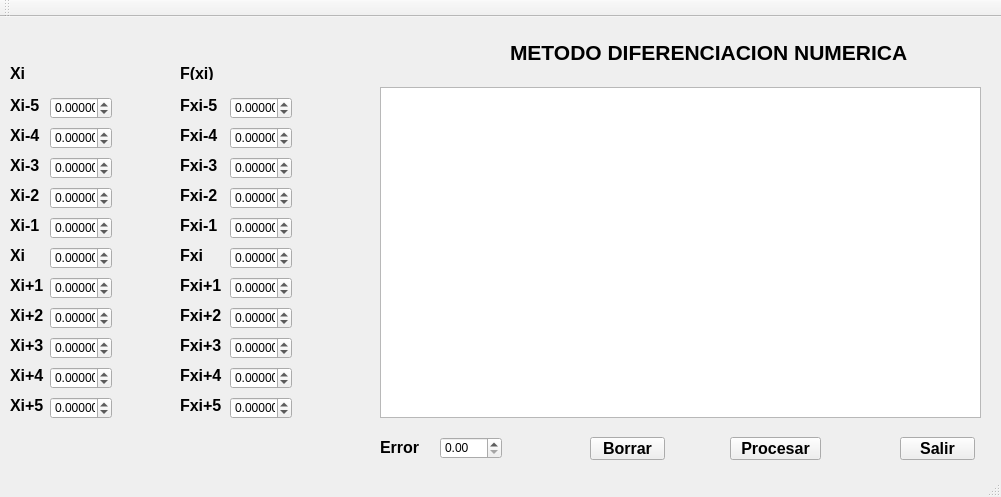
<?xml version="1.0" encoding="UTF-8"?>
<ui version="4.0">
 <class>derivacion</class>
 <widget class="QMainWindow" name="derivacion">
  <property name="geometry">
   <rect>
    <x>0</x>
    <y>0</y>
    <width>1001</width>
    <height>497</height>
   </rect>
  </property>
  <property name="windowTitle">
   <string>derivacion</string>
  </property>
  <widget class="QWidget" name="centralWidget">
   <widget class="QLabel" name="label_26">
    <property name="geometry">
     <rect>
      <x>10</x>
      <y>80</y>
      <width>47</width>
      <height>16</height>
     </rect>
    </property>
    <property name="font">
     <font>
      <pointsize>12</pointsize>
      <weight>75</weight>
      <bold>true</bold>
     </font>
    </property>
    <property name="text">
     <string>Xi-5</string>
    </property>
   </widget>
   <widget class="QDoubleSpinBox" name="X_2">
    <property name="geometry">
     <rect>
      <x>50</x>
      <y>170</y>
      <width>62</width>
      <height>22</height>
     </rect>
    </property>
    <property name="cursor">
     <cursorShape>IBeamCursor</cursorShape>
    </property>
    <property name="decimals">
     <number>5</number>
    </property>
    <property name="minimum">
     <double>-99.989999999999995</double>
    </property>
   </widget>
   <widget class="QLabel" name="label_10">
    <property name="geometry">
     <rect>
      <x>10</x>
      <y>260</y>
      <width>47</width>
      <height>16</height>
     </rect>
    </property>
    <property name="font">
     <font>
      <pointsize>12</pointsize>
      <weight>75</weight>
      <bold>true</bold>
     </font>
    </property>
    <property name="text">
     <string>Xi+1</string>
    </property>
   </widget>
   <widget class="QLabel" name="label_7">
    <property name="geometry">
     <rect>
      <x>10</x>
      <y>170</y>
      <width>47</width>
      <height>16</height>
     </rect>
    </property>
    <property name="font">
     <font>
      <pointsize>12</pointsize>
      <weight>75</weight>
      <bold>true</bold>
     </font>
    </property>
    <property name="text">
     <string>Xi-2</string>
    </property>
   </widget>
   <widget class="QDoubleSpinBox" name="F5">
    <property name="geometry">
     <rect>
      <x>230</x>
      <y>380</y>
      <width>62</width>
      <height>22</height>
     </rect>
    </property>
    <property name="cursor">
     <cursorShape>IBeamCursor</cursorShape>
    </property>
    <property name="decimals">
     <number>5</number>
    </property>
    <property name="minimum">
     <double>-99.989999999999995</double>
    </property>
   </widget>
   <widget class="QLabel" name="label_5">
    <property name="geometry">
     <rect>
      <x>10</x>
      <y>230</y>
      <width>47</width>
      <height>16</height>
     </rect>
    </property>
    <property name="font">
     <font>
      <pointsize>12</pointsize>
      <weight>75</weight>
      <bold>true</bold>
     </font>
    </property>
    <property name="text">
     <string>Xi</string>
    </property>
   </widget>
   <widget class="QLabel" name="label_24">
    <property name="geometry">
     <rect>
      <x>10</x>
      <y>380</y>
      <width>47</width>
      <height>16</height>
     </rect>
    </property>
    <property name="font">
     <font>
      <pointsize>12</pointsize>
      <weight>75</weight>
      <bold>true</bold>
     </font>
    </property>
    <property name="text">
     <string>Xi+5</string>
    </property>
   </widget>
   <widget class="QLabel" name="label_8">
    <property name="geometry">
     <rect>
      <x>10</x>
      <y>140</y>
      <width>47</width>
      <height>16</height>
     </rect>
    </property>
    <property name="font">
     <font>
      <pointsize>12</pointsize>
      <weight>75</weight>
      <bold>true</bold>
     </font>
    </property>
    <property name="text">
     <string>Xi-3</string>
    </property>
   </widget>
   <widget class="QTextEdit" name="texto">
    <property name="geometry">
     <rect>
      <x>380</x>
      <y>70</y>
      <width>601</width>
      <height>331</height>
     </rect>
    </property>
    <property name="font">
     <font>
      <pointsize>12</pointsize>
      <weight>75</weight>
      <bold>true</bold>
     </font>
    </property>
   </widget>
   <widget class="QPushButton" name="borrar">
    <property name="geometry">
     <rect>
      <x>590</x>
      <y>420</y>
      <width>75</width>
      <height>23</height>
     </rect>
    </property>
    <property name="font">
     <font>
      <pointsize>12</pointsize>
      <weight>75</weight>
      <bold>true</bold>
     </font>
    </property>
    <property name="text">
     <string>Borrar</string>
    </property>
   </widget>
   <widget class="QLabel" name="label">
    <property name="geometry">
     <rect>
      <x>10</x>
      <y>50</y>
      <width>47</width>
      <height>13</height>
     </rect>
    </property>
    <property name="font">
     <font>
      <pointsize>12</pointsize>
      <weight>75</weight>
      <bold>true</bold>
     </font>
    </property>
    <property name="text">
     <string>Xi</string>
    </property>
   </widget>
   <widget class="QDoubleSpinBox" name="F_3">
    <property name="geometry">
     <rect>
      <x>230</x>
      <y>140</y>
      <width>62</width>
      <height>22</height>
     </rect>
    </property>
    <property name="cursor">
     <cursorShape>IBeamCursor</cursorShape>
    </property>
    <property name="decimals">
     <number>5</number>
    </property>
    <property name="minimum">
     <double>-99.989999999999995</double>
    </property>
   </widget>
   <widget class="QLabel" name="label_21">
    <property name="geometry">
     <rect>
      <x>180</x>
      <y>230</y>
      <width>47</width>
      <height>16</height>
     </rect>
    </property>
    <property name="font">
     <font>
      <pointsize>12</pointsize>
      <weight>75</weight>
      <bold>true</bold>
     </font>
    </property>
    <property name="text">
     <string>Fxi</string>
    </property>
   </widget>
   <widget class="QPushButton" name="salir">
    <property name="geometry">
     <rect>
      <x>900</x>
      <y>420</y>
      <width>75</width>
      <height>23</height>
     </rect>
    </property>
    <property name="font">
     <font>
      <pointsize>12</pointsize>
      <weight>75</weight>
      <bold>true</bold>
     </font>
    </property>
    <property name="text">
     <string>Salir</string>
    </property>
   </widget>
   <widget class="QDoubleSpinBox" name="F3">
    <property name="geometry">
     <rect>
      <x>230</x>
      <y>320</y>
      <width>62</width>
      <height>22</height>
     </rect>
    </property>
    <property name="cursor">
     <cursorShape>IBeamCursor</cursorShape>
    </property>
    <property name="decimals">
     <number>5</number>
    </property>
    <property name="minimum">
     <double>-99.989999999999995</double>
    </property>
   </widget>
   <widget class="QDoubleSpinBox" name="X1">
    <property name="geometry">
     <rect>
      <x>50</x>
      <y>260</y>
      <width>62</width>
      <height>22</height>
     </rect>
    </property>
    <property name="cursor">
     <cursorShape>IBeamCursor</cursorShape>
    </property>
    <property name="decimals">
     <number>5</number>
    </property>
    <property name="minimum">
     <double>-99.989999999999995</double>
    </property>
   </widget>
   <widget class="QDoubleSpinBox" name="h">
    <property name="geometry">
     <rect>
      <x>440</x>
      <y>420</y>
      <width>62</width>
      <height>22</height>
     </rect>
    </property>
   </widget>
   <widget class="QLabel" name="label_16">
    <property name="geometry">
     <rect>
      <x>180</x>
      <y>140</y>
      <width>47</width>
      <height>16</height>
     </rect>
    </property>
    <property name="font">
     <font>
      <pointsize>12</pointsize>
      <weight>75</weight>
      <bold>true</bold>
     </font>
    </property>
    <property name="text">
     <string>Fxi-3</string>
    </property>
   </widget>
   <widget class="QDoubleSpinBox" name="F_2">
    <property name="geometry">
     <rect>
      <x>230</x>
      <y>170</y>
      <width>62</width>
      <height>22</height>
     </rect>
    </property>
    <property name="cursor">
     <cursorShape>IBeamCursor</cursorShape>
    </property>
    <property name="decimals">
     <number>5</number>
    </property>
    <property name="minimum">
     <double>-99.989999999999995</double>
    </property>
   </widget>
   <widget class="QDoubleSpinBox" name="FI">
    <property name="geometry">
     <rect>
      <x>230</x>
      <y>230</y>
      <width>62</width>
      <height>22</height>
     </rect>
    </property>
    <property name="cursor">
     <cursorShape>IBeamCursor</cursorShape>
    </property>
    <property name="decimals">
     <number>5</number>
    </property>
    <property name="minimum">
     <double>-99.989999999999995</double>
    </property>
   </widget>
   <widget class="QLabel" name="label_25">
    <property name="geometry">
     <rect>
      <x>180</x>
      <y>80</y>
      <width>47</width>
      <height>16</height>
     </rect>
    </property>
    <property name="font">
     <font>
      <pointsize>12</pointsize>
      <weight>75</weight>
      <bold>true</bold>
     </font>
    </property>
    <property name="text">
     <string>Fxi-5</string>
    </property>
   </widget>
   <widget class="QLabel" name="label_11">
    <property name="geometry">
     <rect>
      <x>10</x>
      <y>290</y>
      <width>47</width>
      <height>16</height>
     </rect>
    </property>
    <property name="font">
     <font>
      <pointsize>12</pointsize>
      <weight>75</weight>
      <bold>true</bold>
     </font>
    </property>
    <property name="text">
     <string>Xi+2</string>
    </property>
   </widget>
   <widget class="QLabel" name="label_13">
    <property name="geometry">
     <rect>
      <x>10</x>
      <y>350</y>
      <width>47</width>
      <height>16</height>
     </rect>
    </property>
    <property name="font">
     <font>
      <pointsize>12</pointsize>
      <weight>75</weight>
      <bold>true</bold>
     </font>
    </property>
    <property name="text">
     <string>Xi+4</string>
    </property>
   </widget>
   <widget class="QLabel" name="label_2">
    <property name="geometry">
     <rect>
      <x>180</x>
      <y>50</y>
      <width>47</width>
      <height>13</height>
     </rect>
    </property>
    <property name="font">
     <font>
      <pointsize>12</pointsize>
      <weight>75</weight>
      <bold>true</bold>
     </font>
    </property>
    <property name="text">
     <string>F(xi)</string>
    </property>
   </widget>
   <widget class="QDoubleSpinBox" name="X4">
    <property name="geometry">
     <rect>
      <x>50</x>
      <y>350</y>
      <width>62</width>
      <height>22</height>
     </rect>
    </property>
    <property name="cursor">
     <cursorShape>IBeamCursor</cursorShape>
    </property>
    <property name="decimals">
     <number>5</number>
    </property>
    <property name="minimum">
     <double>-99.989999999999995</double>
    </property>
   </widget>
   <widget class="QDoubleSpinBox" name="X_3">
    <property name="geometry">
     <rect>
      <x>50</x>
      <y>140</y>
      <width>62</width>
      <height>22</height>
     </rect>
    </property>
    <property name="cursor">
     <cursorShape>IBeamCursor</cursorShape>
    </property>
    <property name="decimals">
     <number>5</number>
    </property>
    <property name="minimum">
     <double>-99.989999999999995</double>
    </property>
   </widget>
   <widget class="QDoubleSpinBox" name="X5">
    <property name="geometry">
     <rect>
      <x>50</x>
      <y>380</y>
      <width>62</width>
      <height>22</height>
     </rect>
    </property>
    <property name="cursor">
     <cursorShape>IBeamCursor</cursorShape>
    </property>
    <property name="decimals">
     <number>5</number>
    </property>
    <property name="minimum">
     <double>-99.989999999999995</double>
    </property>
   </widget>
   <widget class="QLabel" name="label_19">
    <property name="geometry">
     <rect>
      <x>180</x>
      <y>320</y>
      <width>47</width>
      <height>16</height>
     </rect>
    </property>
    <property name="font">
     <font>
      <pointsize>12</pointsize>
      <weight>75</weight>
      <bold>true</bold>
     </font>
    </property>
    <property name="text">
     <string>Fxi+3</string>
    </property>
   </widget>
   <widget class="QDoubleSpinBox" name="X_1">
    <property name="geometry">
     <rect>
      <x>50</x>
      <y>200</y>
      <width>62</width>
      <height>22</height>
     </rect>
    </property>
    <property name="cursor">
     <cursorShape>IBeamCursor</cursorShape>
    </property>
    <property name="decimals">
     <number>5</number>
    </property>
    <property name="minimum">
     <double>-99.989999999999995</double>
    </property>
   </widget>
   <widget class="QLabel" name="label_17">
    <property name="geometry">
     <rect>
      <x>180</x>
      <y>260</y>
      <width>47</width>
      <height>16</height>
     </rect>
    </property>
    <property name="font">
     <font>
      <pointsize>12</pointsize>
      <weight>75</weight>
      <bold>true</bold>
     </font>
    </property>
    <property name="text">
     <string>Fxi+1</string>
    </property>
   </widget>
   <widget class="QLabel" name="label_3">
    <property name="geometry">
     <rect>
      <x>380</x>
      <y>420</y>
      <width>41</width>
      <height>21</height>
     </rect>
    </property>
    <property name="font">
     <font>
      <pointsize>12</pointsize>
      <weight>75</weight>
      <bold>true</bold>
     </font>
    </property>
    <property name="text">
     <string>Error</string>
    </property>
   </widget>
   <widget class="QLabel" name="label_14">
    <property name="geometry">
     <rect>
      <x>180</x>
      <y>200</y>
      <width>47</width>
      <height>16</height>
     </rect>
    </property>
    <property name="font">
     <font>
      <pointsize>12</pointsize>
      <weight>75</weight>
      <bold>true</bold>
     </font>
    </property>
    <property name="text">
     <string>Fxi-1</string>
    </property>
   </widget>
   <widget class="QLabel" name="label_12">
    <property name="geometry">
     <rect>
      <x>10</x>
      <y>320</y>
      <width>47</width>
      <height>16</height>
     </rect>
    </property>
    <property name="font">
     <font>
      <pointsize>12</pointsize>
      <weight>75</weight>
      <bold>true</bold>
     </font>
    </property>
    <property name="text">
     <string>Xi+3</string>
    </property>
   </widget>
   <widget class="QLabel" name="label_18">
    <property name="geometry">
     <rect>
      <x>180</x>
      <y>170</y>
      <width>47</width>
      <height>16</height>
     </rect>
    </property>
    <property name="font">
     <font>
      <pointsize>12</pointsize>
      <weight>75</weight>
      <bold>true</bold>
     </font>
    </property>
    <property name="text">
     <string>Fxi-2</string>
    </property>
   </widget>
   <widget class="QDoubleSpinBox" name="F4">
    <property name="geometry">
     <rect>
      <x>230</x>
      <y>350</y>
      <width>62</width>
      <height>22</height>
     </rect>
    </property>
    <property name="cursor">
     <cursorShape>IBeamCursor</cursorShape>
    </property>
    <property name="decimals">
     <number>5</number>
    </property>
    <property name="minimum">
     <double>-99.989999999999995</double>
    </property>
   </widget>
   <widget class="QDoubleSpinBox" name="X2">
    <property name="geometry">
     <rect>
      <x>50</x>
      <y>290</y>
      <width>62</width>
      <height>22</height>
     </rect>
    </property>
    <property name="cursor">
     <cursorShape>IBeamCursor</cursorShape>
    </property>
    <property name="decimals">
     <number>5</number>
    </property>
    <property name="minimum">
     <double>-99.989999999999995</double>
    </property>
   </widget>
   <widget class="QDoubleSpinBox" name="F_1">
    <property name="geometry">
     <rect>
      <x>230</x>
      <y>200</y>
      <width>62</width>
      <height>22</height>
     </rect>
    </property>
    <property name="cursor">
     <cursorShape>IBeamCursor</cursorShape>
    </property>
    <property name="decimals">
     <number>5</number>
    </property>
    <property name="minimum">
     <double>-99.989999999999995</double>
    </property>
   </widget>
   <widget class="QPushButton" name="metodo">
    <property name="geometry">
     <rect>
      <x>730</x>
      <y>420</y>
      <width>91</width>
      <height>23</height>
     </rect>
    </property>
    <property name="font">
     <font>
      <pointsize>12</pointsize>
      <weight>75</weight>
      <bold>true</bold>
     </font>
    </property>
    <property name="text">
     <string>Procesar</string>
    </property>
   </widget>
   <widget class="QDoubleSpinBox" name="F1">
    <property name="geometry">
     <rect>
      <x>230</x>
      <y>260</y>
      <width>62</width>
      <height>22</height>
     </rect>
    </property>
    <property name="cursor">
     <cursorShape>IBeamCursor</cursorShape>
    </property>
    <property name="decimals">
     <number>5</number>
    </property>
    <property name="minimum">
     <double>-99.989999999999995</double>
    </property>
   </widget>
   <widget class="QDoubleSpinBox" name="X3">
    <property name="geometry">
     <rect>
      <x>50</x>
      <y>320</y>
      <width>62</width>
      <height>22</height>
     </rect>
    </property>
    <property name="cursor">
     <cursorShape>IBeamCursor</cursorShape>
    </property>
    <property name="decimals">
     <number>5</number>
    </property>
    <property name="minimum">
     <double>-99.989999999999995</double>
    </property>
   </widget>
   <widget class="QDoubleSpinBox" name="F_4">
    <property name="geometry">
     <rect>
      <x>230</x>
      <y>110</y>
      <width>62</width>
      <height>22</height>
     </rect>
    </property>
    <property name="cursor">
     <cursorShape>IBeamCursor</cursorShape>
    </property>
    <property name="decimals">
     <number>5</number>
    </property>
    <property name="minimum">
     <double>-99.989999999999995</double>
    </property>
   </widget>
   <widget class="QLabel" name="label_23">
    <property name="geometry">
     <rect>
      <x>180</x>
      <y>380</y>
      <width>47</width>
      <height>16</height>
     </rect>
    </property>
    <property name="font">
     <font>
      <pointsize>12</pointsize>
      <weight>75</weight>
      <bold>true</bold>
     </font>
    </property>
    <property name="text">
     <string>Fxi+5</string>
    </property>
   </widget>
   <widget class="QLabel" name="label_20">
    <property name="geometry">
     <rect>
      <x>180</x>
      <y>290</y>
      <width>47</width>
      <height>16</height>
     </rect>
    </property>
    <property name="font">
     <font>
      <pointsize>12</pointsize>
      <weight>75</weight>
      <bold>true</bold>
     </font>
    </property>
    <property name="text">
     <string>Fxi+2</string>
    </property>
   </widget>
   <widget class="QDoubleSpinBox" name="F2">
    <property name="geometry">
     <rect>
      <x>230</x>
      <y>290</y>
      <width>62</width>
      <height>22</height>
     </rect>
    </property>
    <property name="cursor">
     <cursorShape>IBeamCursor</cursorShape>
    </property>
    <property name="decimals">
     <number>5</number>
    </property>
    <property name="minimum">
     <double>-99.989999999999995</double>
    </property>
   </widget>
   <widget class="QDoubleSpinBox" name="XI">
    <property name="geometry">
     <rect>
      <x>50</x>
      <y>230</y>
      <width>62</width>
      <height>22</height>
     </rect>
    </property>
    <property name="cursor">
     <cursorShape>IBeamCursor</cursorShape>
    </property>
    <property name="decimals">
     <number>5</number>
    </property>
    <property name="minimum">
     <double>-99.989999999999995</double>
    </property>
   </widget>
   <widget class="QLabel" name="label_4">
    <property name="geometry">
     <rect>
      <x>510</x>
      <y>20</y>
      <width>421</width>
      <height>31</height>
     </rect>
    </property>
    <property name="font">
     <font>
      <pointsize>16</pointsize>
      <weight>75</weight>
      <bold>true</bold>
     </font>
    </property>
    <property name="text">
     <string>&lt;html&gt;&lt;head/&gt;&lt;body&gt;&lt;p&gt;&lt;span style=&quot; font-weight:600;&quot;&gt;METODO DIFERENCIACION NUMERICA&lt;/span&gt;&lt;/p&gt;&lt;/body&gt;&lt;/html&gt;</string>
    </property>
   </widget>
   <widget class="QLabel" name="label_15">
    <property name="geometry">
     <rect>
      <x>180</x>
      <y>110</y>
      <width>47</width>
      <height>16</height>
     </rect>
    </property>
    <property name="font">
     <font>
      <pointsize>12</pointsize>
      <weight>75</weight>
      <bold>true</bold>
     </font>
    </property>
    <property name="text">
     <string>Fxi-4</string>
    </property>
   </widget>
   <widget class="QDoubleSpinBox" name="F_5">
    <property name="geometry">
     <rect>
      <x>230</x>
      <y>80</y>
      <width>62</width>
      <height>22</height>
     </rect>
    </property>
    <property name="cursor">
     <cursorShape>IBeamCursor</cursorShape>
    </property>
    <property name="decimals">
     <number>5</number>
    </property>
    <property name="minimum">
     <double>-99.989999999999995</double>
    </property>
   </widget>
   <widget class="QLabel" name="label_9">
    <property name="geometry">
     <rect>
      <x>10</x>
      <y>110</y>
      <width>47</width>
      <height>16</height>
     </rect>
    </property>
    <property name="font">
     <font>
      <pointsize>12</pointsize>
      <weight>75</weight>
      <bold>true</bold>
     </font>
    </property>
    <property name="text">
     <string>Xi-4</string>
    </property>
   </widget>
   <widget class="QDoubleSpinBox" name="X_5">
    <property name="geometry">
     <rect>
      <x>50</x>
      <y>80</y>
      <width>62</width>
      <height>22</height>
     </rect>
    </property>
    <property name="cursor">
     <cursorShape>IBeamCursor</cursorShape>
    </property>
    <property name="decimals">
     <number>5</number>
    </property>
    <property name="minimum">
     <double>-99.989999999999995</double>
    </property>
   </widget>
   <widget class="QDoubleSpinBox" name="X_4">
    <property name="geometry">
     <rect>
      <x>50</x>
      <y>110</y>
      <width>62</width>
      <height>22</height>
     </rect>
    </property>
    <property name="cursor">
     <cursorShape>IBeamCursor</cursorShape>
    </property>
    <property name="decimals">
     <number>5</number>
    </property>
    <property name="minimum">
     <double>-99.989999999999995</double>
    </property>
   </widget>
   <widget class="QLabel" name="label_22">
    <property name="geometry">
     <rect>
      <x>180</x>
      <y>350</y>
      <width>47</width>
      <height>16</height>
     </rect>
    </property>
    <property name="font">
     <font>
      <pointsize>12</pointsize>
      <weight>75</weight>
      <bold>true</bold>
     </font>
    </property>
    <property name="text">
     <string>Fxi+4</string>
    </property>
   </widget>
   <widget class="QLabel" name="label_6">
    <property name="geometry">
     <rect>
      <x>10</x>
      <y>200</y>
      <width>47</width>
      <height>16</height>
     </rect>
    </property>
    <property name="font">
     <font>
      <pointsize>12</pointsize>
      <weight>75</weight>
      <bold>true</bold>
     </font>
    </property>
    <property name="text">
     <string>Xi-1</string>
    </property>
   </widget>
  </widget>
  <widget class="QMenuBar" name="menuBar">
   <property name="geometry">
    <rect>
     <x>0</x>
     <y>0</y>
     <width>1001</width>
     <height>21</height>
    </rect>
   </property>
  </widget>
  <widget class="QToolBar" name="mainToolBar">
   <attribute name="toolBarArea">
    <enum>TopToolBarArea</enum>
   </attribute>
   <attribute name="toolBarBreak">
    <bool>false</bool>
   </attribute>
  </widget>
  <widget class="QStatusBar" name="statusBar"/>
 </widget>
 <layoutdefault spacing="6" margin="11"/>
 <resources/>
 <connections/>
</ui>
